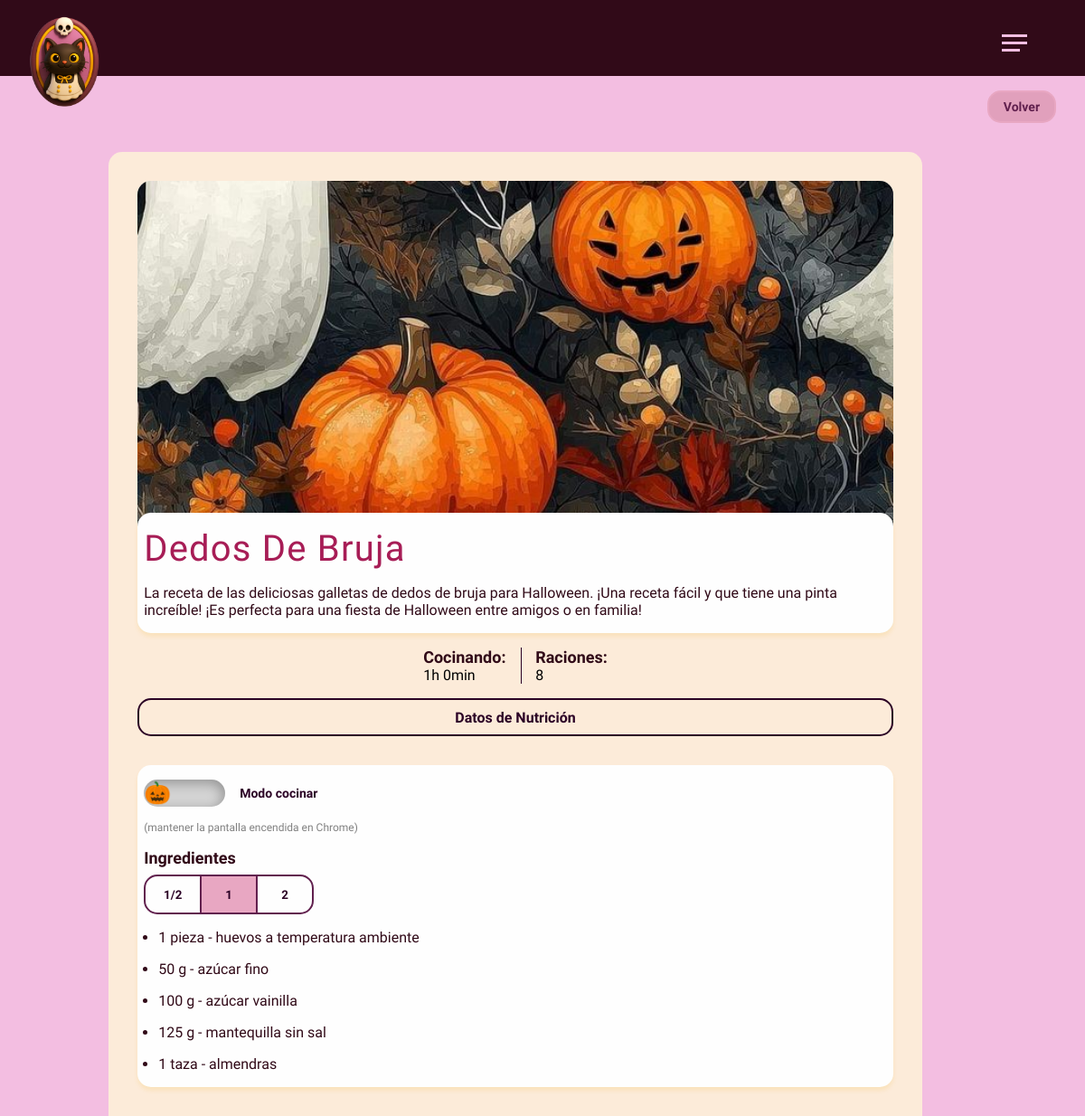
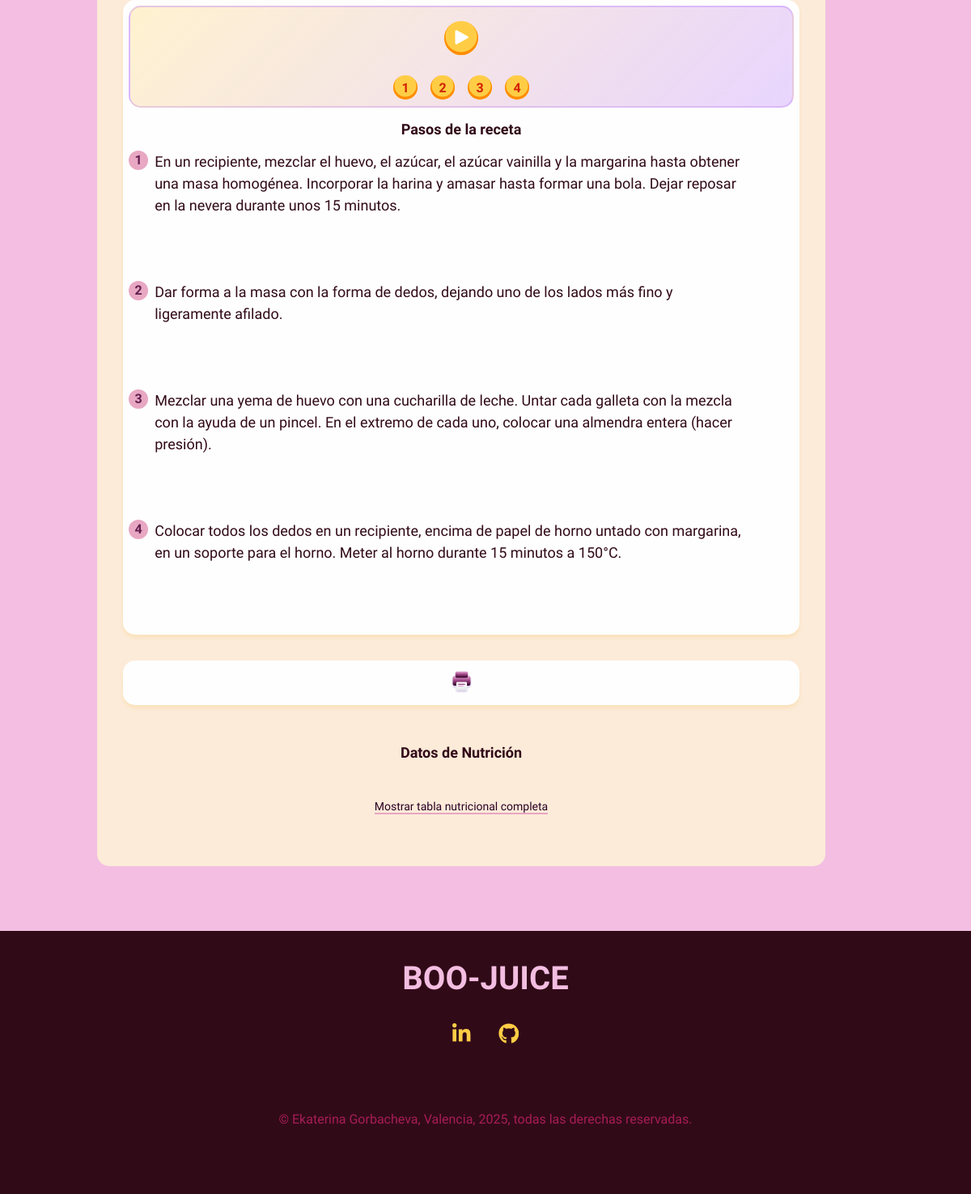
Page /receta/9 on the committed database (2 pictures, top to bottom).
### tables this page shows
CREATE TABLE recetas (
        id INTEGER PRIMARY KEY AUTOINCREMENT,
        usuario_id INTEGER NULL,
        nombre_receta TEXT NOT NULL,
        descripcion TEXT NOT NULL 
            DEFAULT 'Nadie podría describir con palabras el sabor de este plato',
        portada TEXT,
        video TEXT,
        tiempo_preparacion INTEGER,
        cantidad_porciones INTEGER NOT NULL DEFAULT 2,
        fecha_creacion DATETIME NOT NULL,
        fecha_modificacion DATETIME NOT NULL DEFAULT CURRENT_TIMESTAMP,
        FOREIGN KEY (usuario_id)
            REFERENCES usuarios(id)
            ON DELETE SET NULL
    );

CREATE TABLE ingredientes_en_receta (
        id INTEGER PRIMARY KEY AUTOINCREMENT,
        receta_id INTEGER NOT NULL,
        ingrediente_id INTEGER NOT NULL,         
        cantidad REAL NOT NULL DEFAULT 1.0,
        medida TEXT NOT NULL CHECK (
            medida IN (
                'pieza', 'g', 'kg', 'cuchara', 'cucharadita',
                'taza', 'ml', 'l', 'al gusto', 'pizca'
            )
        ),
        FOREIGN KEY (receta_id)
            REFERENCES recetas(id)
            ON DELETE CASCADE, 
        FOREIGN KEY (ingrediente_id)
            REFERENCES ingredientes(id)
            ON DELETE CASCADE
    );

CREATE TABLE ingredientes (
        id INTEGER PRIMARY KEY AUTOINCREMENT,
        nombre_ingrediente_es TEXT NOT NULL,
        nombre_ingrediente_en TEXT,  
        protein_G REAL, 
        fat_G REAL, 
        energy_KCAL REAL,
        carbohydrate_G REAL, 
        fecha_creacion DATETIME NOT NULL,
        fecha_modificacion DATETIME NOT NULL DEFAULT CURRENT_TIMESTAMP  
        
              
    );

CREATE TABLE pasos_receta (
        id INTEGER PRIMARY KEY AUTOINCREMENT,
        receta_id INTEGER NOT NULL,
        numero_paso INTEGER NOT NULL,
        descripcion TEXT NOT NULL,
        imagen TEXT,
        FOREIGN KEY (receta_id)
            REFERENCES recetas(id)
            ON DELETE CASCADE,
        UNIQUE (receta_id, numero_paso)
    );

### routes/showrecepies.py (the view)
@recepy_page.route('/receta/<int:id>')
def receta(id):
    is_user = session.get('user_loggedin')
    if is_user:
        user_sql_id = session.get("sql_user_id")
    else: user_sql_id = ""
    try:
        with dbquery.get_connection('recetas.db') as conn:
            data = dbquery.get_receta_by_id(id, conn)
            for item in (data or {}).get('ingredientes', []):
                if type(item['cantidad']) == float and (item['cantidad'] < 1 and item['cantidad'] > 0):
                    frac = Fraction(item['cantidad']).limit_denominator(10)
                    item['cantidad_str'] = str(frac)
                elif type(item['cantidad']) == float and item['cantidad'] >= 1:
                    item['cantidad_str'] = f"{item['cantidad']:g}"
                else:
                    item['cantidad_str'] = ''
            receta_in_favoritos = dbquery.check_receta_in_favoritos(conn, id, user_sql_id)
            can_save = bool(is_user and not receta_in_favoritos)
    except Exception as e:
        logger.error(f"Error getting data: {e}")
        abort(500)
    if not data:
        abort(404)
    return render_template('receta.html', data=data, user=is_user, can_save=can_save)

### app.py (called while the page is built)
@app.before_request
def load_user_from_session():
    uid = session.get("uid")
    if uid:
        g.user = {
            "uid": uid,
            "email_verified": session.get("email_verified", False)
        }
    else:
        g.user = None

### sqlite_CRUD_script.py (called while the page is built)
def create_connection(db_name: str) -> sqlite3.Connection:
    conn = sqlite3.connect(db_name)
    logger.debug('Conexión con DB establecida de forma correcta')
    return conn

def close_connection(conn):
    conn.close()
    logger.debug('Conexion con DB finalizada de forma correcta.')

@contextmanager
def get_connection(db_name: str):
    conn = create_connection(db_name)
    try:
        yield conn
    finally:
        close_connection(conn)

def make_dicts(cursor, row):
    return dict((cursor.description[idx][0], value)
                for idx, value in enumerate(row))

def check_receta_in_favoritos(conn, receta_id, user_id):
    conn.row_factory = make_dicts
    cursor = conn.cursor()
    cursor.execute("""
        SELECT * FROM usuarios_recetas_favoritos WHERE receta_id = ? AND usuario_id = ?;
    """, (receta_id, user_id))
    recetas = cursor.fetchall()
    return True if recetas else False

### templates/receta.html (shortened to what this page needs)
{% extends './layout.html' %}
{% block styles %}
<link rel="stylesheet" href="{{ url_for('static', filename='styles/receta.css')}}">
{% endblock %}
{% block volver_button %}
    <a href="/recetas#{{ 'receta_id_' + data.id|string }}" onclick="history.back(); return false;" class="volver-button">Volver </a>
{% endblock %}
{% block content %}
<div class="wrapper-main">
    <div class="content-inner">
        <section class="comon__info">
            <div class="cell">
                    <div class="img__box">
                        <img
                            src="{{ data.portada or [
                                url_for('static', filename='assets/images/shopping.jpg'),
                                url_for('static', filename='assets/images/pattern2.jpg'),
                                url_for('static', filename='assets/images/pattern3.jpg'),
                                url_for('static', filename='assets/images/pattern_boo_1.jpg'),
                                url_for('static', filename='assets/images/iconPimpkinIdea.jpg')
                            ] | random }}"
                            alt="{{ data.nombre_receta }}"
                            >
                    </div>
                    <div class="title__box">
                        <div class="name__like_btn">
                            <h1>{{ data.nombre_receta }}</h1>
                        </div>
                        <p>{{ data.descripcion }}</p>
                    </div>
            </div>
            <div class="preparation__info">
                <div>
                    <h3 class="label">Cocinando:</h3>
                    <p>{{ data.tiempo_preparacion//60 }}h {{ data.tiempo_preparacion%60 }}min</p>
                </div>
                <div>
                    <h3 class="label">Raciones:</h3>
                    <p>{{ data.cantidad_porciones }}</p>
                </div>
            </div>
            <a href="#nutricion" class="outlined__link">Datos de Nutrición</a>
        </section>
        <section class="ingredientes">
            <div class="ingredientes__btns">
                <label class="theme-toggle" aria-label="Toggle for no shutdown display">
                    <span class="slider">
                        <span class="icon">🎃</span>
                    </span>
                </label>
                <p class="toggle_label">Modo cocinar</p>
            </div>
            <small class="hint_pantalla">(mantener la pantalla encendida en Chrome)</small>
            <div class="ingredientes__size">
                <h3 class="label">Ingredientes</h3>
                <div class="btns__box">
                    <button data-factor="0.5">1/2</button>
                    <hr>
                    <button data-factor="1" class="active">1</button>
                    <hr>
                    <button data-factor="2">2</button>
                </div>
            </div>
            <ul class="ingredientes__list">
                {% for item in data.ingredientes %}
                <li
                    data-base="{{ item.cantidad }}"
                    data-medida="{{ item.medida }}"
                    data-nombre="{{ item.nombre_ingrediente_es }}"
                >{{ item.cantidad_str }} {{ item.medida }} - {{ item.nombre_ingrediente_es }}</li>
                {% endfor %}
            </ul>
        </section>
        <section class="steps">
            {% if data.pasos %}
            <div class="player-box">
                <div class="player">
                    <button type="button" id="play_recepy" class="play">
                        <svg xmlns="http://www.w3.org/2000/svg" viewBox="0 0 448 512" class="play_svg" fill="currentColor">
                            <path d="M91.2 36.9c-12.4-6.8-27.4-6.5-39.6 .7S32 57.9 32 72l0 368c0 14.1 7.5 27.2 19.6 34.4s27.2 7.5 39.6 .7l336-184c12.8-7 20.8-20.5 20.8-35.1s-8-28.1-20.8-35.1l-336-184z"/>
                        </svg>
                    </button>
                </div>
                <div class="step-box">
                    {% for item in data.pasos %}
                    <button class="player-by-step" type="button"> {{ item.numero_paso }} </button>
                    {% endfor %}
                </div>
            </div>
            {% endif %}
            <h3 class="label">Pasos de la receta</h3>
            {% for item in data.pasos %}
            <div class="step"
                data-base="{{ item.numero_paso }}"
                data-medida="{{ item.descripcion }}"
            >
                <div class="step_num"><p>{{ item.numero_paso }}</p></div>
                <p>{{ item.descripcion }}</p>
            </div>
            {% endfor %}
        </section>
        <section class="steps_end_btns_box">
            <div class="steps_end_btns">
                <a href="{{ url_for('recepy_page.recepy_pdf', id=data.id)  }}" target="_blank">
                </a>
            </div>
        </section>
        <section class="nutricion" id="nutricion">
            <h3 class="label">Datos de Nutrición</h3>
            <div class="simple_link">
                <a href="{{ url_for('calorias', id=data.id) }}" >Mostrar tabla nutricional completa</a>
                <hr>
            </div>
        </section>
    </div>
</div>
{% endblock %}

### static/styles/layout.css (style rules this page uses)
.volver-button { padding: 0.5rem 1rem; background-color: rgb(225.25, 160.25, 188.2); color: #61204e; border: solid 2px #e8a7c2; border-radius: 15px; cursor: pointer; text-decoration: none; font-weight: 600; font-size: 14px; font-family: "Bai Jamjuree", sans-serif; letter-spacing: 10%; transition: all 0.5s ease-in-out; }
.label { font-size: clamp(1rem, 1.5vw, 1.2rem); font-family: "Bai Jamjuree", sans-serif; color: #61204e; font-weight: 600; }
* { margin: 0; padding: 0; box-sizing: border-box; font-family: "Bai Jamjuree", sans-serif; scroll-behavior: smooth; scroll-margin-top: 20vh; }
body { background-color: #F3BEE1; min-height: 100vh; display: flex; flex-direction: column; align-items: center; justify-content: center; text-align: start; }

### rows in the picture
recetas: nombre_receta "Dedos De Bruja", descripcion "La receta de las deliciosas galletas de dedos de bruja para Halloween. ¡Una receta fácil y que tiene una pinta increíble! ¡Es perfecta para una fiesta de Halloween entre amigos o en familia!", tiempo_preparacion "1", data.tiempo_preparacion%60 "0", cantidad_porciones "8"
ingredientes_en_receta: cantidad_str "1", medida "pieza", nombre_ingrediente_es "huevos a temperatura ambiente"
ingredientes_en_receta: cantidad_str "50", medida "g", nombre_ingrediente_es "azúcar fino"
ingredientes_en_receta: cantidad_str "100", medida "g", nombre_ingrediente_es "azúcar vainilla"
ingredientes_en_receta: cantidad_str "125", medida "g", nombre_ingrediente_es "mantequilla sin sal"
ingredientes_en_receta: cantidad_str "1", medida "taza", nombre_ingrediente_es "almendras"
pasos_receta: numero_paso "1", descripcion "En un recipiente, mezclar el huevo, el azúcar, el azúcar vainilla y la margarina hasta obtener una masa homogénea. Incorporar la harina y amasar hasta formar una bola. Dejar reposar en la nevera durante unos 15 minutos."
pasos_receta: numero_paso "2", descripcion "Dar forma a la masa con la forma de dedos, dejando uno de los lados más fino y ligeramente afilado."
pasos_receta: numero_paso "3", descripcion "Mezclar una yema de huevo con una cucharilla de leche. Untar cada galleta con la mezcla con la ayuda de un pincel. En el extremo de cada uno, colocar una almendra entera (hacer presión)."
pasos_receta: numero_paso "4", descripcion "Colocar todos los dedos en un recipiente, encima de papel de horno untado con margarina, en un soporte para el horno. Meter al horno durante 15 minutos a 150°C."
